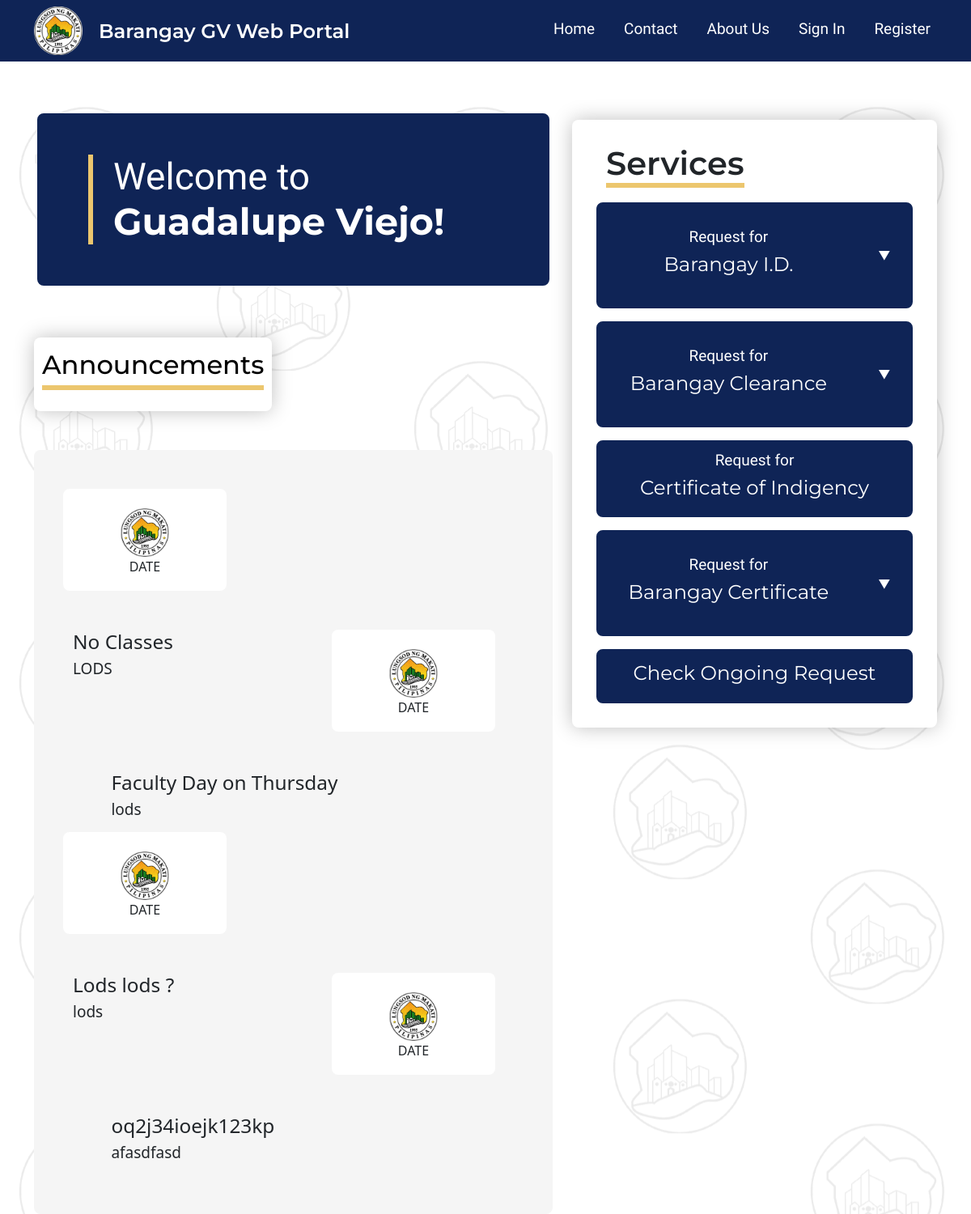
/, run on an earlier commit of the app's database.
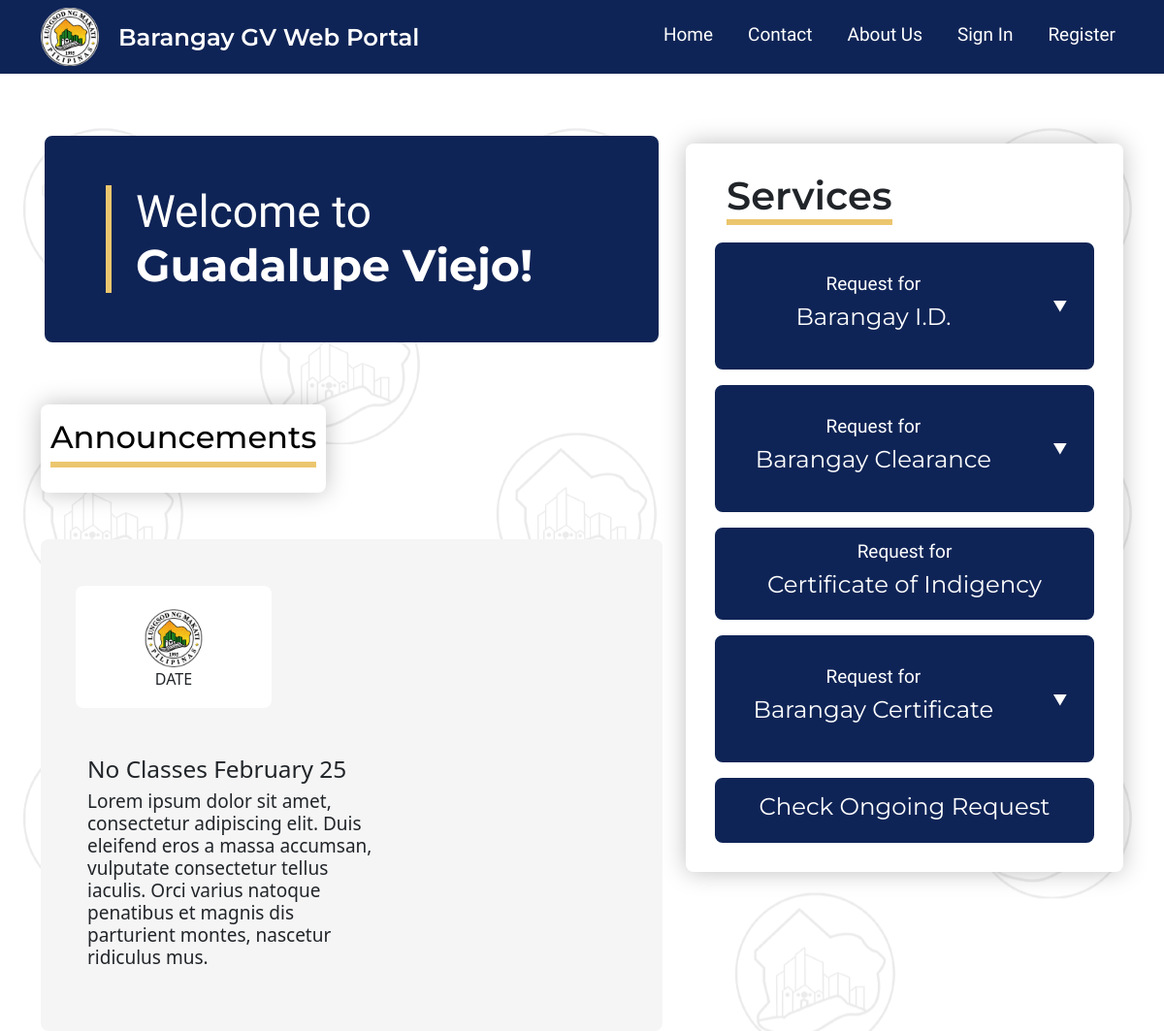
And on a later commit of the database.
### web_portal/models.py (models this page shows)
class announcement(models.Model):
    title = models.CharField(max_length = 100)
    content = models.CharField(max_length = 1000)
    objects = models.Manager()

### web_portal/views.py (the view)
# urls.py: path("", views.base, name = "base"),
def base(request):
    context = {
        "barangay_id_form": barangay_id.objects.all(),
        "announcements": announcement.objects.all(),
    }
    return render(request, "base.html", context)

### web_portal/templates/base.html (shortened to what this page needs)
{% load static %}
<!DOCTYPE html>
<html lang="en">
<head>
    <link rel="stylesheet" href="{% static 'styles.css' %}">
    <link href="https://cdn.jsdelivr.net/npm/bootstrap@5.1.3/dist/css/bootstrap.min.css" rel="stylesheet"
>
</head>
<body>
    <nav class="container-fluid navbar navbar-expand-md navbarGV">
        <div class="container">
            <a href="{% url 'base' %}" style="padding: 0px; margin: 0px;"><img class="mr-2"
                    src="{% static 'logo.png' %}" style="width: 60px; height: 60px; margin-right: 20px" alt=""></a>
            <div class="titleFont">
                <a href="{% url 'base' %}" class="navbarTitle globalSubHeader" style="text-decoration: none; ">Barangay GV Web
                    Portal</a>
            </div>
            <div class="collapse navbar-collapse" id="toggleMobileMenu">
                <ul class="navbar-nav ms-auto">
                    <li class="bodyFont globalBody">
                        <a class="nav-link navbarOption" href="">Home</a>
                    </li>
                    <li class="bodyFont globalBody">
                        <a class="nav-link navbarOption" href="">Contact</a>
                    </li>
                    <li class="bodyFont globalBody">
                        <a class="nav-link navbarOption" href="">About Us</a>
                    </li>
                    <li class="bodyFont globalBody">
                        <a class="nav-link navbarOption" href="">Sign In</a>
                    </li>
                    <li class="bodyFont globalBody">
                        <a style="margin-right: 0px;" class="nav-link navbarOption" href="">Register</a>
                    </li>
                </ul>
            </div>
        </div>
    </nav>
    <div class="main">
        <div class="container mt-5">
            <div class="row">
                <div class="col-md-7 col-sm-12">
                    <div class="row p-3">
                        <div class="hero">
                            <h1 class="bodyFont heroBody globalTitle m-5" style = "padding-left: 25px;">Welcome to <br><span class="titleFont heroTitle">Guadalupe
                                    Viejo!</span></h1>
                        </div>
                    </div>
                    <div class="mt-5 announcementsHeader">
                        <p class="titleFont announcementsHeaderText globalHeader">Announcements</span>
                    </div>
                    <div class="mt-5 p-5 announcementsFrame">
                        <div class="row">
                            {% for a in announcements %}
                            <div class="col-lg-4 mb-5"
                                style="background: white; border-radius: 8px; width: 202px ;height: 126px; text-align: center;">
                                    <img class="mt-4 mr-2" src="{% static 'logo.png' %}" style="width: 60px; height: 60px; text-align: center;" alt="">
                                    <p>DATE</p>
                            </div>
                            <div class="col-lg-1"></div>
                            <div class="col-lg-7">
                                <div class="row">
                                    <h1 class="announcementsTitle">{{a.title}}</h1>
                                </div>
                                <div class="row">
                                    <p class="announcementsDesc">{{a.content}}</p>
                                </div>
                            </div>
                            {% endfor %}
                        </div>
                    </div>
                </div>
                <div class="col p-4">
                    <div class="row servicesFrame">
                        <div class="row">
                            <h1 class="titleFont servicesMainTitle"><span
                                    style="border-bottom: 6px solid #ECC66E;">Services</span> </h1>
                        </div>
                        <button class="mt-3 servicesOption collapsible">
                            <div class="row">
                                <div class="col-10">
                                    <p class="pt-2 bodyFont servicesBody globalBody" style="margin-bottom: 0px;">Request for</p>
                                    <p class="titleFont servicesTitle globalSubHeader">Barangay I.D. </p>
                                </div>
                                <div class="col align-self-center">
                                    <p class="p-0 m-0" id="arrow">&#x25BC</p>
                                </div>
                            </div>
                        </button>
                        <button class="mt-3 servicesOption collapsible">
                            <div class="row">
                                <div class="col-10">
                                    <p class="pt-2 bodyFont servicesBody globalBody" style="margin-bottom: 0px;">Request for</p>
                                    <p class="titleFont servicesTitle globalSubHeader">Barangay Clearance </p>
                                </div>
                                <div class="col align-self-center">
                                    <p class="p-0 m-0" id="arrow">&#x25BC</p>
                                </div>
                            </div>
                        </button>
                        <div class="mt-3 servicesOption" style = "color: white;">
                            <a style =  "text-decoration: none; color: white;" href="{% url 'create_certificate_of_indigency' %}"
                            onclick = "
                            function hi(){
                                localStorage.setItem('currentForm', 'certificate_of_indigency');
                                };
                                hi()">
                                <p class="pt-2 bodyFont servicesBody globalBody" style="margin-bottom: 0px;">Request for</p>
                                <p class="titleFont servicesTitle globalSubHeader">Certificate of Indigency</p>
                            </a>
                        </div>
                        <button class="mt-3 servicesOption collapsible">
                            <div class="row">
                                <div class="col-10">
                                    <p class="pt-2 bodyFont servicesBody globalBody" style="margin-bottom: 0px;">Request for</p>
                                    <p class="titleFont servicesTitle globalSubHeader">Barangay Certificate </p>
                                </div>
                                <div class="col align-self-center">
                                    <p class="p-0 m-0" id="arrow">&#x25BC</p>
                                </div>
                            </div>
                        </button>
                        <div class="mt-3 servicesOption ">
                            <p class="pt-2 titleFont servicesTitle globalSubHeader">Check Ongoing Request</p>
                        </div>
                    </div>
                </div>
            </div>
        </div>
    </div>
</body>
</html>

### web_portal/static/styles.css (style rules this page uses)
* { text-decoration: none; }
.collapsible { cursor: pointer; padding: 18px; width: 100%; border: none; outline: none; font-size: 15px; }
.globalTitle { font-size: calc(16px + 2.5vw); font-family: 'Montserrat', sans-serif; }
.globalHeader { font-size: calc(16px + 1.35vw); }
.globalSubHeader { font-size: calc(16px + 0.70vw); }
.globalBody { font-size: calc(16px + 0.25vw); }
.main { background-image: url('/static/test3.png'); min-height: 100vh; height: 100%; }
.titleFont { font-family: 'Montserrat', sans-serif; }
.bodyFont { font-family: 'Work Sans', sans-serif; }
.navbarGV { background-color: #0F2456; }
.navbarTitle { color: white; font-weight: 600; }
.navbarOption { color: white !important; text-decoration: none; border-bottom: 3px solid #0F2456; margin-right: 20px; }
.hero { border: 3px solid #0F2456; background-color: #0F2456; color: white; border-radius: 8px; }
.heroBody { border-left: 6px solid #ECC66E; }
.heroTitle { font-weight: 700; }
.announcementsHeader { height: 86px; width: fit-content; height: fit-content; background: #FFFFFF; box-shadow: 0px 0px 24px rgba(0, 0, 0, 0.25); border-radius: 8px; width: fit-content; padding: 10px; }
.announcementsHeaderText { border-bottom: 6px solid #ECC66E; height: fit-content; width: fit-content; color: #000000; font-weight: 500; }
.announcementsFrame { background: #F5F5F5; border-radius: 8px; }
.announcementsTitle { font-weight: 500; font-size: calc(16px + 0.70vw); line-height: 29px; }
.announcementsDesc { font-weight: 300; font-size: calc(16px + 0.25vw); line-height: 23px; }
.servicesFrame { background: #FFFFFF; box-shadow: 0px 0px 24px rgba(0, 0, 0, 0.25); border-radius: 8px; height: fit-content; padding: 30px; }
.servicesOption { border: 3px solid #0f2456; border-radius: 8px; text-align: center; background: #0f2456; color: white; }
.servicesBody { font-weight: 300 }
.servicesTitle { font-weight: 400 }
.servicesMainTitle { font-weight: 600; }

What changed in the data, as far as the page shows it:
removed announcement: title "No Classes", content "LODS"
removed announcement: title "Faculty Day on Thursday", content "lods"
removed announcement: title "Lods lods ?", content "lods"
removed announcement: title "oq2j34ioejk123kp", content "afasdfasd"
added announcement: title "No Classes February 25", content "Lorem ipsum dolor sit amet, consectetur adipiscing elit. Duis eleifend eros a massa accumsan, vulputate consectetur tellus iaculis. Orci varius natoque penatibus et magnis dis parturient montes, nascetur ridiculus mus."
